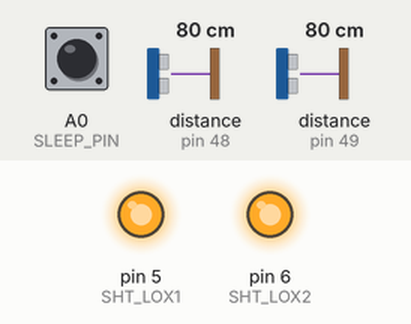
Simulated run of this sketch. Board: Arduino Uno, built with avr-gcc and run on an emulated ATmega328P. On the bench: output pins drawn as LEDs (lit = HIGH). The test bench sets the inputs (shaded band); at power-on: distance to the obstacle (sensors on pin 48, pin 49) 80 cm, A0 (SLEEP_PIN) HIGH. What the sketch prints to the serial monitor is not drawn.

Above: at 1.2 s.
1.3 s: distance to the obstacle (sensor on pin 48) set to 2 cm
4.3 s: distance to the obstacle (sensor on pin 49) set to 120 cm
7.3 s: A0 (SLEEP_PIN) pulled LOW for 0.15 s
Timing chart, 0 to 10.3 s (numbered marks = the images above; inputs shaded):
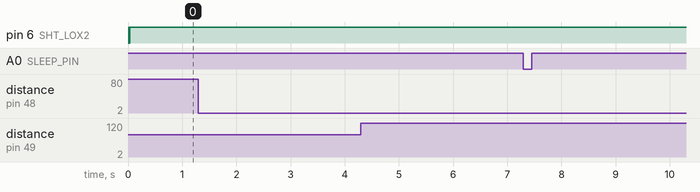

Measured:
- after the input at 1.3 s, every drawn part: stays the same
- after the input at 4.3 s, every drawn part: stays the same
- after the input at 7.3 s, every drawn part: stays the same

The sketch:

SeismoTrak1.ino
```cpp
#include "Adafruit_VL53L0X.h"

// address we will assign if dual sensor is present
#define LOX1_ADDRESS 0x30
#define LOX2_ADDRESS 0x31

// set the pins to shutdown
#define SHT_LOX1 5
#define SHT_LOX2 6

// objects for the vl53l0x
Adafruit_VL53L0X lox1 = Adafruit_VL53L0X();
Adafruit_VL53L0X lox2 = Adafruit_VL53L0X();

// this holds the measurement
VL53L0X_RangingMeasurementData_t measure1;
VL53L0X_RangingMeasurementData_t measure2;

constexpr uint8_t SLEEP_PIN = A0;
constexpr uint16_t SLEEP_TIME = 10000;
constexpr uint32_t TIME_BUDGET = 100000;

/*
    Reset all sensors by setting all of their XSHUT pins low for delay(10), then set all XSHUT high to bring out of reset
    Keep sensor #1 awake by keeping XSHUT pin high
    Put all other sensors into shutdown by pulling XSHUT pins low
    Initialize sensor #1 with lox.begin(new_i2c_address) Pick any number but 0x29 and it must be under 0x7F. Going with 0x30 to 0x3F is probably OK.
    Keep sensor #1 awake, and now bring sensor #2 out of reset by setting its XSHUT pin high.
    Initialize sensor #2 with lox.begin(new_i2c_address) Pick any number but 0x29 and whatever you set the first sensor to
 */
void setID() {
  // all reset
  digitalWrite(SHT_LOX1, LOW);
  digitalWrite(SHT_LOX2, LOW);
  delay(10);
  // all unreset
  digitalWrite(SHT_LOX1, HIGH);
  digitalWrite(SHT_LOX2, HIGH);
  delay(10);

  // activating LOX1 and resetting LOX2
  digitalWrite(SHT_LOX1, HIGH);
  digitalWrite(SHT_LOX2, LOW);

  // initing LOX1
  if(!lox1.begin(LOX1_ADDRESS)) {
    Serial.println(F("Failed to boot first VL53L0X"));
    while(1);
  }
  delay(10);

  // activating LOX2
  digitalWrite(SHT_LOX2, HIGH);
  delay(10);

  //initing LOX2
  if(!lox2.begin(LOX2_ADDRESS)) {
    Serial.println(F("Failed to boot second VL53L0X"));
    while(1);
  }
}

void read_dual_sensors() {

  lox1.rangingTest(&measure1, false); // pass in 'true' to get debug data printout!
  lox2.rangingTest(&measure2, false); // pass in 'true' to get debug data printout!

  // print sensor one reading
  // Serial.print(F("1: "));
  Serial.print("X:");
  if(measure1.RangeStatus != 4) {     // if not out of range
    Serial.print(measure1.RangeMilliMeter);
  } else {
    Serial.print("9999");
  }


  // Serial.print(F(" "));

  // print sensor two reading
  // Serial.print(F("2: "));
  Serial.print(" Y:");
  if(measure2.RangeStatus != 4) {
    Serial.print(measure2.RangeMilliMeter);
  } else {
    Serial.print("9999");
  }

  Serial.println();
}

void setup() {
  Serial.begin(9600);

  // wait until serial port opens for native USB devices
  while (! Serial) { delay(1); }

  pinMode(SHT_LOX1, OUTPUT);
  pinMode(SHT_LOX2, OUTPUT);

  pinMode(SLEEP_PIN, INPUT_PULLUP);

  // Serial.println(F("Shutdown pins inited..."));

  digitalWrite(SHT_LOX1, LOW);
  digitalWrite(SHT_LOX2, LOW);

  // Serial.println(F("Both in reset mode...(pins are low)"));


  // Serial.println(F("Starting..."));
  setID();

  // Explicit high-speed call for Adafruit's library
  // 20000 microseconds = 20ms timing budget
  lox1.setMeasurementTimingBudgetMicroSeconds(TIME_BUDGET); // 20 ms timing budget for high speed
  lox2.setMeasurementTimingBudgetMicroSeconds(TIME_BUDGET); // 20 ms timing budget for high speed

  // Serial.println("\"X\",\"Y\"");

}

void loop() {

  if(digitalRead(SLEEP_PIN) == LOW){
    Serial.println("Enter sleep mode");
    uint32_t start_time = millis();
    while(millis() - start_time < SLEEP_TIME);
    Serial.println("Exit sleep mode");
  }

  read_dual_sensors();
  // delay(10);
}
```
